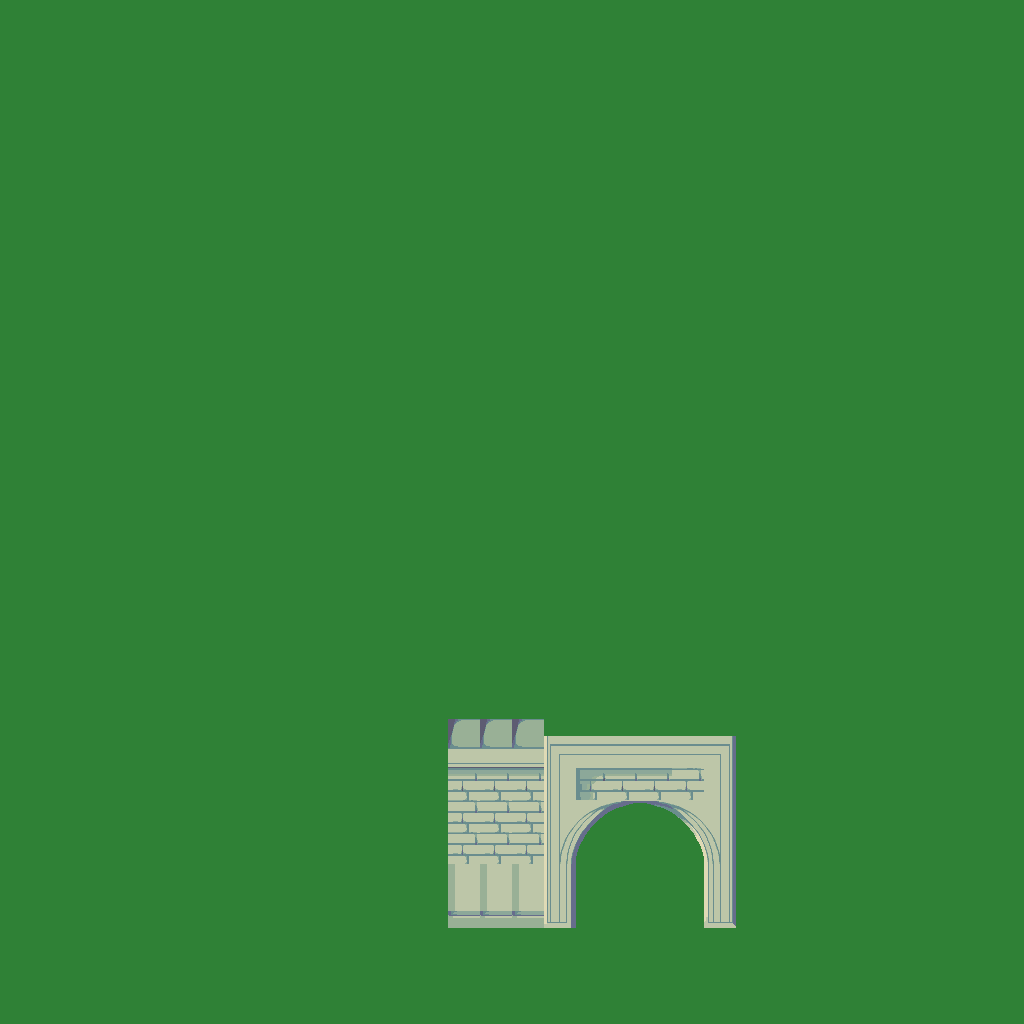

Tiled map render using the project's own tile images. Description and the map definition, with tile-layer contents summarised, below:
An orthogonal 32x32 tile map with 32x32 px tiles, 2 tile layers (Tile Layer 1, Tile Layer 2), 3 tilesets.

<map version="1.0" orientation="orthogonal" width="32" height="32" tilewidth="32" tileheight="32">
 <tileset firstgid="1" name="grass" tilewidth="32" tileheight="32">
  <image source="../images/outdoors/grass.png" width="96" height="192" />
 </tileset>
 <tileset firstgid="19" name="castle_outside" tilewidth="32" tileheight="32">
  <image source="../images/castle/castle_outside.png" width="544" height="352" />
 </tileset>
 <tileset firstgid="206" name="castlewalls" tilewidth="32" tileheight="32">
  <image source="../images/castle/castlewalls.png" width="384" height="480" />
 </tileset>
 <layer name="Tile Layer 1" width="32" height="32">
  <data>[1024 cells, 1024 non-empty, 1 distinct tile ids]</data>
 </layer>
 <layer name="Tile Layer 2" width="32" height="32">
  <data>[1024 cells, 47 non-empty, 26 distinct tile ids]</data>
 </layer>
</map>
